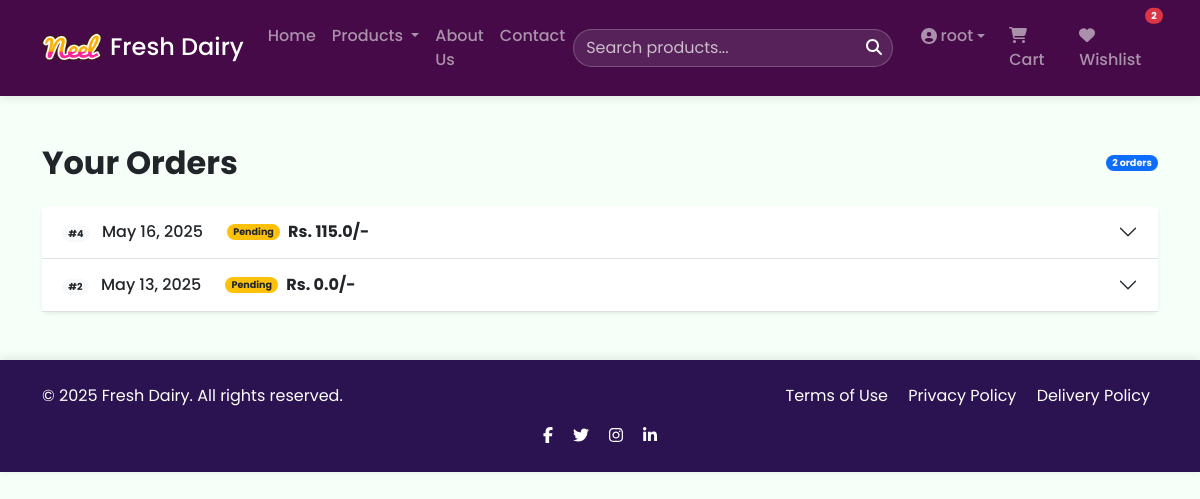
Screenshot of /orders/ (signed in) with the database file from the repository.
### app/models.py (models this page shows, shortened)
class Order(models.Model):
    STATUS_CHOICES = (
        ('Pending', 'Pending'),
        ('Accepted', 'Accepted'),
        ('Packed', 'Packed'),
        ('Shipped', 'Shipped'),
        ('Delivered', 'Delivered'),
        ('Cancelled', 'Cancelled'),
    )
    user = models.ForeignKey(User, on_delete=models.CASCADE)
    customer = models.ForeignKey(Customer, on_delete=models.CASCADE)
    total_amount = models.FloatField()
    status = models.CharField(max_length=20, choices=STATUS_CHOICES, default='Pending')
    ordered_at = models.DateTimeField(auto_now_add=True)

### app/views.py (the view)
# urls.py: path('orders/', views.OrdersView.as_view(), name='orders'),
class OrdersView(View):
    @method_decorator(login_required)
    def get(self, request):
        orders = Order.objects.filter(user=request.user).order_by('-ordered_at')
        return render(request, 'app/orders.html', {'orders': orders})

### app/context_processors.py (called while the page is built)
def cart_wishlist_counts(request):
    cart_count = 0
    wishlist_count = 0
    if request.user.is_authenticated:
        cart_count = Cart.objects.filter(user=request.user).count()
        wishlist_count = Wishlist.objects.filter(user=request.user).count()
    return {
        'cart_count': cart_count,
        'wishlist_count': wishlist_count,
    }

### app/models.py (called while the page is built)
    @property
    def total_price(self):
        return self.quantity * self.price

### app/templates/app/orders.html (shortened to what this page needs)
{% extends "app/base.html" %}
{% load static %}
{% block main %}
<div class="container my-5">
    <div class="d-flex justify-content-between align-items-center mb-4">
        <h2 class="fw-bold mb-0">Your Orders</h2>
        <span class="badge bg-primary rounded-pill">{{ orders|length }} order{{ orders|pluralize }}</span>
    </div>
    {% if orders %}
    <div class="card border-0 shadow-sm">
        <div class="card-body p-0">
            <div class="accordion accordion-flush" id="ordersAccordion">
                {% for order in orders %}
                <div class="accordion-item border-bottom">
                    <h2 class="accordion-header" id="heading{{ order.id }}">
                        <button class="accordion-button collapsed py-3" type="button" data-bs-toggle="collapse"
                                data-bs-target="#collapse{{ order.id }}" aria-expanded="false"
                                aria-controls="collapse{{ order.id }}">
                            <div class="d-flex flex-column flex-md-row w-100">
                                <div class="me-md-4 mb-2 mb-md-0">
                                    <span class="badge bg-light text-dark rounded-pill me-2">#{{ order.id }}</span>
                                    <span class="fw-medium">{{ order.ordered_at|date:"F d, Y" }}</span>
                                </div>
                                <div class="d-flex align-items-center">
                                    <span class="badge
                                        {% if order.status == 'Pending' %}bg-warning text-dark
                                        {% elif order.status == 'Delivered' %}bg-success
                                        {% elif order.status == 'Cancelled' %}bg-danger
                                        {% else %}bg-secondary{% endif %}
                                        rounded-pill me-2">
                                        {{ order.status }}
                                    </span>
                                    <span class="text-dark fw-bold">Rs. {{ order.total_amount }}/-</span>
                                </div>
                            </div>
                        </button>
                    </h2>
                </div>
                {% endfor %}
            </div>
        </div>
    </div>
    {% endif %}
</div>
{% endblock main %}

### app/templates/app/base.html (shortened to what this page needs)
{% load static %}
<!DOCTYPE html>
<html lang="en">
<head>
    <link rel="stylesheet" href="https://cdnjs.cloudflare.com/ajax/libs/font-awesome/6.4.0/css/all.min.css">
    <link href="https://cdn.jsdelivr.net/npm/bootstrap@5.3.2/dist/css/bootstrap.min.css" rel="stylesheet">
    <link rel="stylesheet" href="{% static 'app/css/owl.carousel.min.css' %}">
    <link rel="stylesheet" href="{% static 'app/css/style.css' %}">
</head>
<body>
    <nav class="navbar navbar-expand-lg navbar-dark sticky-top">
        <div class="container">
            <a class="navbar-brand d-flex align-items-center" href="/">
                <img src="{% static 'app/images/Neel.png' %}" alt="Fresh Dairy Logo" width="60" height="60" class="me-2">
                <span class="d-none d-lg-block h4 mb-0 font-weight-bold">Fresh Dairy</span>
            </a>
            <div class="collapse navbar-collapse" id="navbarContent">
                <ul class="navbar-nav me-auto mb-2 mb-lg-0">
                    <li class="nav-item">
                        <a class="nav-link" href="/">Home</a>
                    </li>
                    <li class="nav-item dropdown">
                        <a class="nav-link dropdown-toggle" href="#" id="productsDropdown" role="button" data-bs-toggle="dropdown">
                            Products
                        </a>
                    </li>
                    <li class="nav-item">
                        <a class="nav-link" href="{% url 'about' %}">About Us</a>
                    </li>
                    <li class="nav-item">
                        <a class="nav-link" href="{% url 'contact' %}">Contact</a>
                    </li>
                </ul>
                <form class="search-form me-3">
                    <input class="form-control pe-4" type="search" placeholder="Search products...">
                    <button type="submit"><i class="fas fa-search"></i></button>
                </form>
                <ul class="navbar-nav">
                    {% if user.is_authenticated %}
                        <li class="nav-item dropdown mx-1">
                            <a class="nav-link dropdown-toggle d-flex align-items-center" href="#" id="userDropdown" role="button" data-bs-toggle="dropdown">
                                <i class="fas fa-user-circle me-1"></i>
                                <span class="d-none d-lg-inline">{{ user.username }}</span>
                            </a>
                        </li>
                        <li class="nav-item mx-1">
                            <a class="nav-link position-relative nav-cart-icon" href="{% url 'cart' %}">
                                <i class="fas fa-shopping-cart"></i>
                                <span class="d-none d-lg-inline"> Cart</span>
                            </a>
                        </li>
                        <li class="nav-item mx-1">
                            <a class="nav-link position-relative nav-wishlist-icon" href="{% url 'wishlist' %}">
                                <i class="fas fa-heart"></i>
                                <span class="d-none d-lg-inline"> Wishlist</span>
                                {% if wishlist_count > 0 %}
                                    <span class="position-absolute top-0 start-100 translate-middle badge rounded-pill bg-danger">
                                        {{ wishlist_count }}
                                    </span>
                                {% endif %}
                            </a>
                        </li>
                    {% endif %}
                </ul>
            </div>
        </div>
    </nav>
    {% block main %}{% endblock main %}
    <footer class="footer mt-5">
        <div class="container">
            <div class="row">
                <div class="col-md-6 text-center text-md-start">
                    <p class="mb-0">&copy; 2025 Fresh Dairy. All rights reserved.</p>
                </div>
                <div class="col-md-6 text-center text-md-end">
                    <a href="#" class="text-white mx-2">Terms of Use</a>
                    <a href="#" class="text-white mx-2">Privacy Policy</a>
                    <a href="#" class="text-white mx-2">Delivery Policy</a>
                </div>
            </div>
            <div class="row mt-3">
                <div class="col-12 text-center">
                    <a href="#" class="text-white mx-2"><i class="fab fa-facebook-f"></i></a>
                    <a href="#" class="text-white mx-2"><i class="fab fa-twitter"></i></a>
                    <a href="#" class="text-white mx-2"><i class="fab fa-instagram"></i></a>
                    <a href="#" class="text-white mx-2"><i class="fab fa-linkedin-in"></i></a>
                </div>
            </div>
        </div>
    </footer>
</body>
</html>

### app/templates/app/base.html (style rules this page uses)
:root { --primary-color: #450a47; --primary-light: #1b5e20; --primary-dark: #2b1251; --secondary-color: #ffca28; --light-bg: #f6fff8; --dark-text: #212529; --light-text: #ffffff; }
body { font-family: 'Poppins', sans-serif; color: var(--dark-text); background-color: var(--light-bg); padding-bottom: 80px; }
.navbar { background-color: var(--primary-color) !important; box-shadow: 0 2px 10px rgba(0,0,0,0.1); padding: 0.8rem 1rem; }
.navbar-brand img { transition: transform 0.3s ease; }
.nav-link { font-weight: 500; padding: 0.5rem 1rem; border-radius: 4px; transition: all 0.3s ease; }
.badge { font-size: 0.6rem; padding: 0.35em 0.65em; }
footer { background-color: var(--primary-dark); color: var(--light-text); padding: 1.5rem 0; box-shadow: 0 -2px 10px rgba(0,0,0,0.1); }
footer a { color: var(--secondary-color); text-decoration: none; transition: color 0.3s ease; }
.search-form { position: relative; }
.search-form input { padding-right: 40px; border-radius: 20px; border: 1px solid rgba(255,255,255,0.3); background-color: rgba(255,255,255,0.1); color: white; }
.search-form input::placeholder { color: rgba(255,255,255,0.7); }
.search-form button { position: absolute; right: 5px; top: 50%; transform: translateY(-50%); background: transparent; border: none; color: white; }

### rows the page displays
Order: id "4", ordered_at "May 16, 2025", status "Pending", total_amount "115.0"
Order: id "2", ordered_at "May 13, 2025", status "Pending", total_amount "0.0"

### other values shown
{{ user.username }} "root"
{{ wishlist_count }} "2"
{{ orders|length }} "2"
